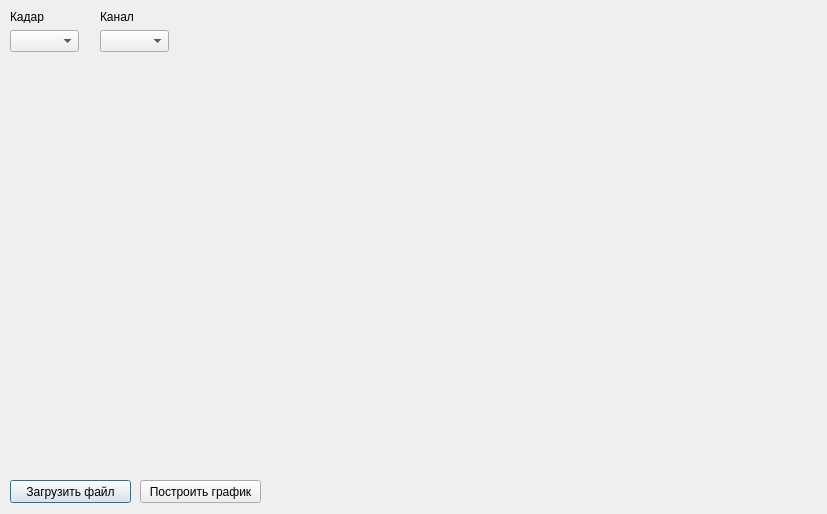
<?xml version="1.0" encoding="UTF-8"?>
<ui version="4.0">
 <class>Dialog</class>
 <widget class="QDialog" name="Dialog">
  <property name="geometry">
   <rect>
    <x>0</x>
    <y>0</y>
    <width>827</width>
    <height>514</height>
   </rect>
  </property>
  <property name="windowTitle">
   <string>Dialog</string>
  </property>
  <widget class="QComboBox" name="kadrs">
   <property name="geometry">
    <rect>
     <x>10</x>
     <y>30</y>
     <width>69</width>
     <height>22</height>
    </rect>
   </property>
  </widget>
  <widget class="QComboBox" name="kanals">
   <property name="geometry">
    <rect>
     <x>100</x>
     <y>30</y>
     <width>69</width>
     <height>22</height>
    </rect>
   </property>
  </widget>
  <widget class="QPushButton" name="load_file">
   <property name="geometry">
    <rect>
     <x>10</x>
     <y>480</y>
     <width>121</width>
     <height>23</height>
    </rect>
   </property>
   <property name="text">
    <string>Загрузить файл</string>
   </property>
   <property name="default">
    <bool>false</bool>
   </property>
   <property name="flat">
    <bool>false</bool>
   </property>
  </widget>
  <widget class="QPushButton" name="postr">
   <property name="geometry">
    <rect>
     <x>140</x>
     <y>480</y>
     <width>121</width>
     <height>23</height>
    </rect>
   </property>
   <property name="text">
    <string>Построить график</string>
   </property>
  </widget>
  <widget class="QLabel" name="kadr">
   <property name="geometry">
    <rect>
     <x>10</x>
     <y>10</y>
     <width>47</width>
     <height>13</height>
    </rect>
   </property>
   <property name="text">
    <string>Кадар</string>
   </property>
  </widget>
  <widget class="QLabel" name="kanal">
   <property name="geometry">
    <rect>
     <x>100</x>
     <y>10</y>
     <width>47</width>
     <height>13</height>
    </rect>
   </property>
   <property name="text">
    <string>Канал</string>
   </property>
  </widget>
  <widget class="QLabel" name="label">
   <property name="geometry">
    <rect>
     <x>190</x>
     <y>10</y>
     <width>461</width>
     <height>291</height>
    </rect>
   </property>
   <property name="text">
    <string/>
   </property>
  </widget>
 </widget>
 <resources/>
 <connections/>
</ui>
